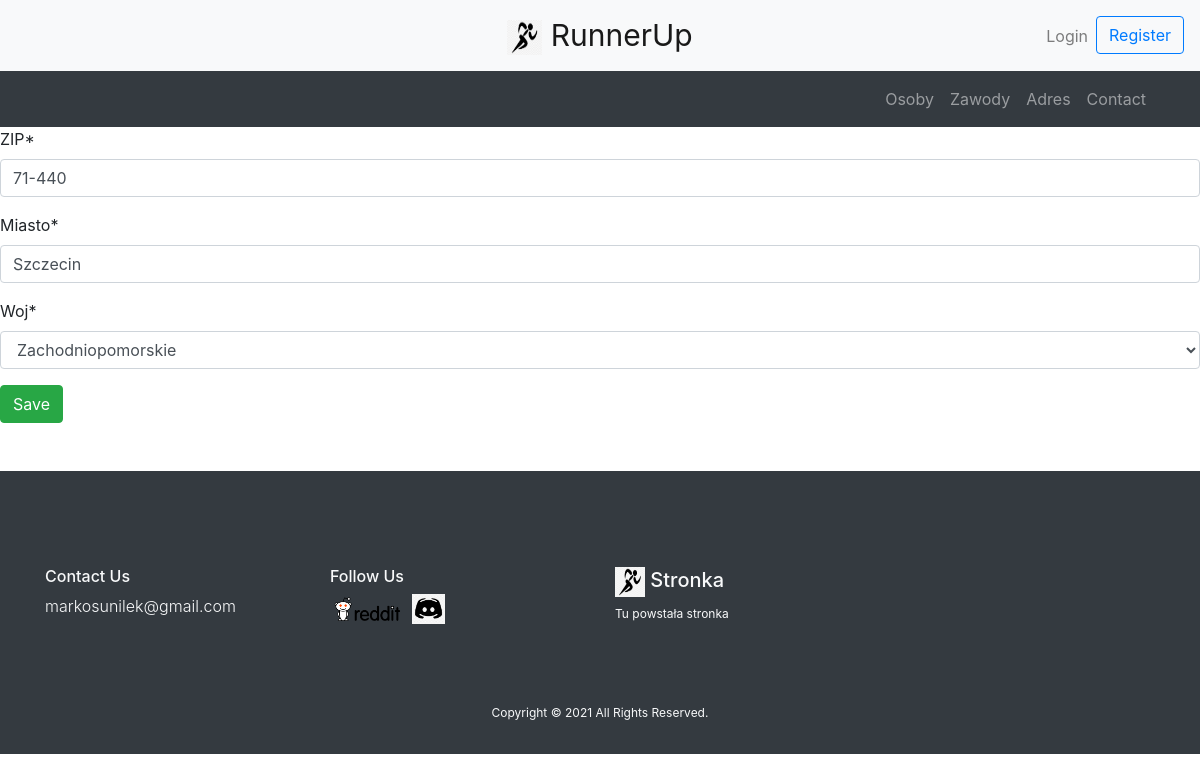
The app's page /acode/1 with its own data.
### polls/models.py (models this page shows, shortened)
class Acode(models.Model):
    ZIP = models.CharField(max_length=6)
    Miasto = models.CharField(max_length=30)
    Woj = models.ForeignKey(Wojewodztwo, on_delete=models.CASCADE)
    Adres = models.ForeignKey('Adres', on_delete=models.SET_NULL, blank=True, null=True)

### polls/views.py (the view)
# urls.py: path('acode/<int:pk>', views.upacode.as_view()),
class upacode(UpdateView):
    model = Acode
    fields = ('ZIP', 'Miasto', 'Woj')
    template_name = 'dodaj.html'
    success_url = '/woj/'

### polls/models.py (called while the page is built)
    def __str__(self):
        return self.woj_nazwa

### templates/dodaj.html (shortened to what this page needs)
{% extends "header.html" %}
{% load crispy_forms_filters %}
{% load crispy_forms_tags %}
{% block content %}
    <form method="post">
        {{ form|crispy }}
        <button type="submit" class="btn btn-success">Save</button>
    </form>
{% endblock %}

### records on screen
Acode: ZIP "71-440", Miasto "Szczecin", Woj "Zachodniopomorskie"
